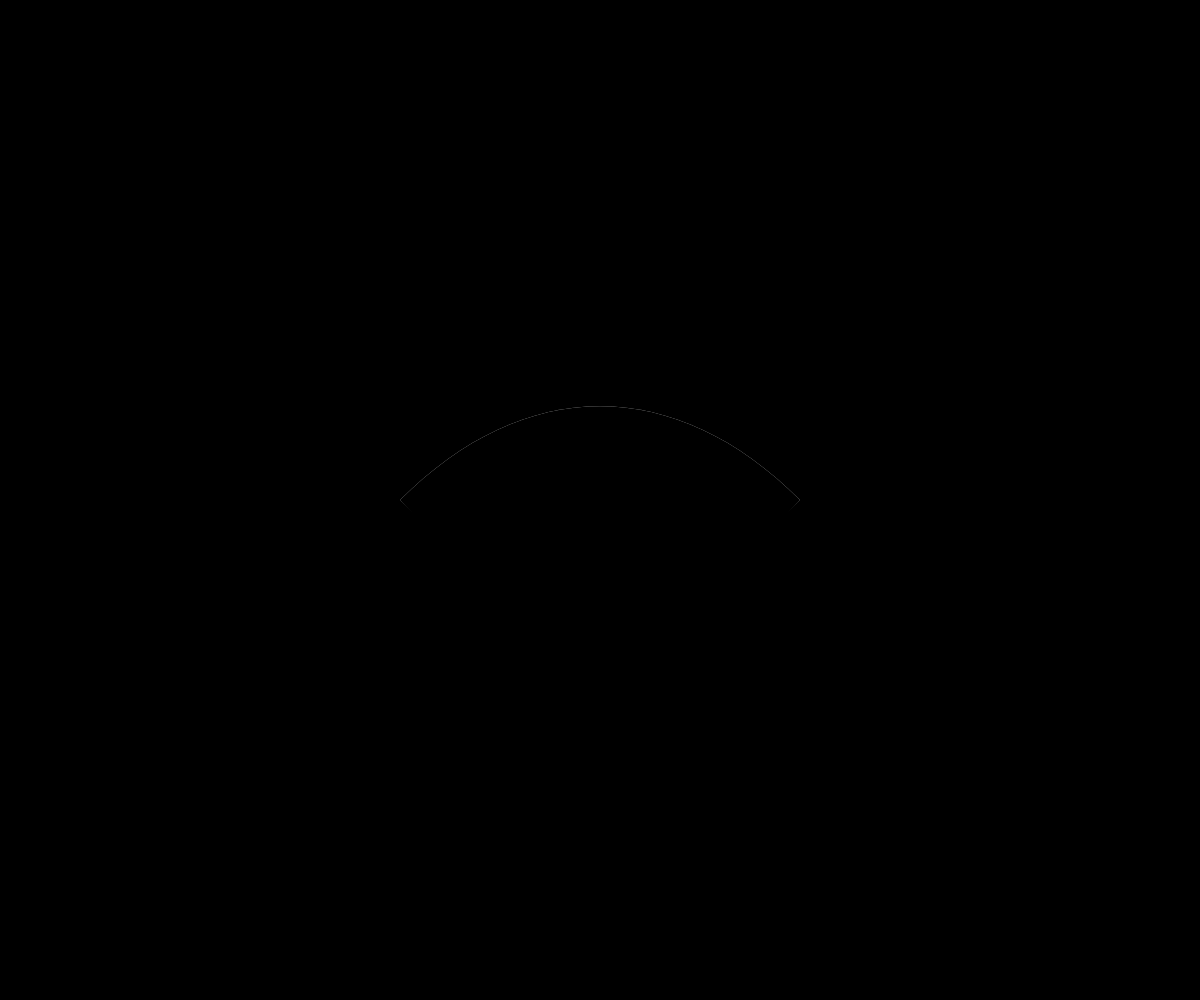
Frame 1 (no input)
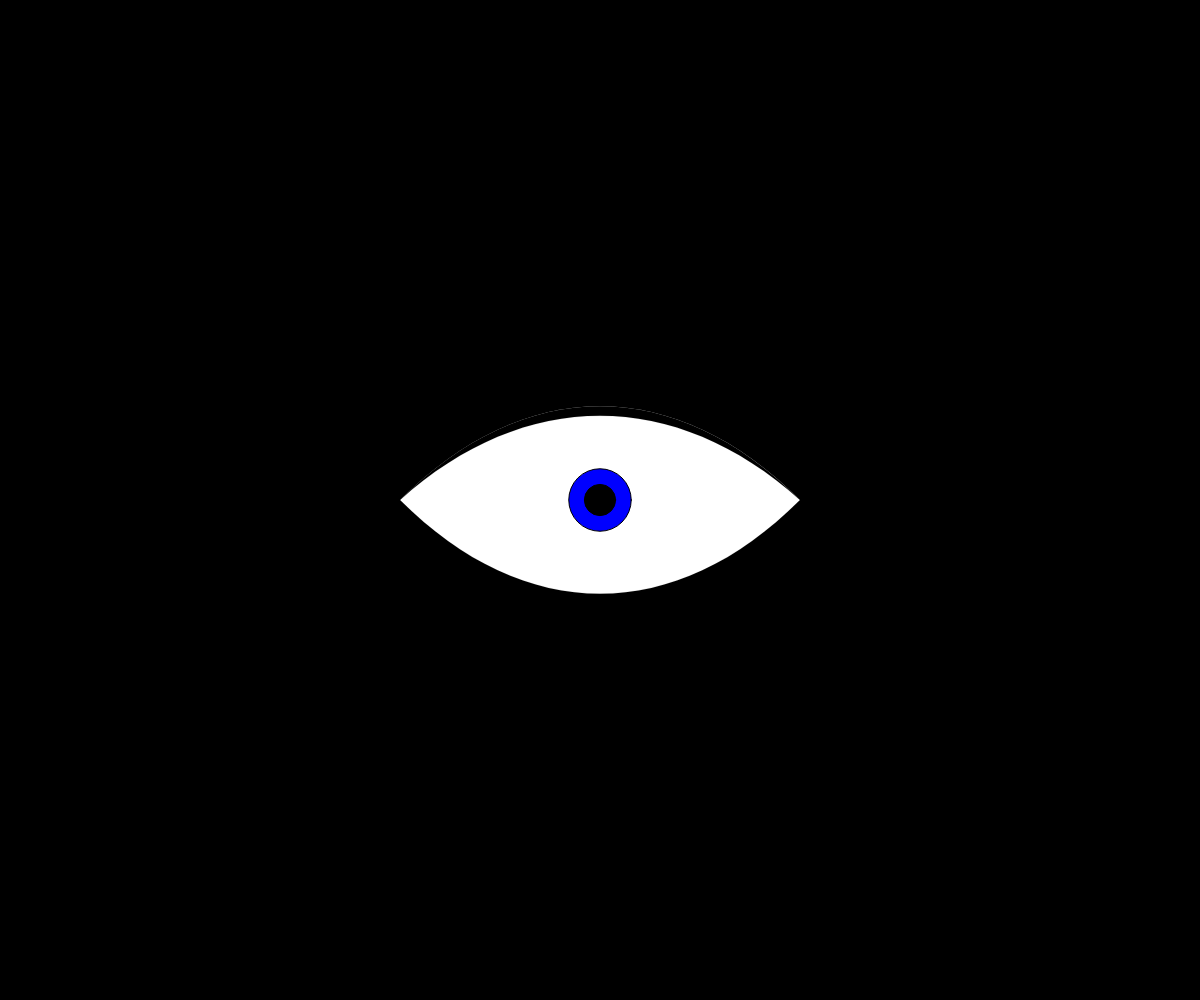
Frame 60 (no input)
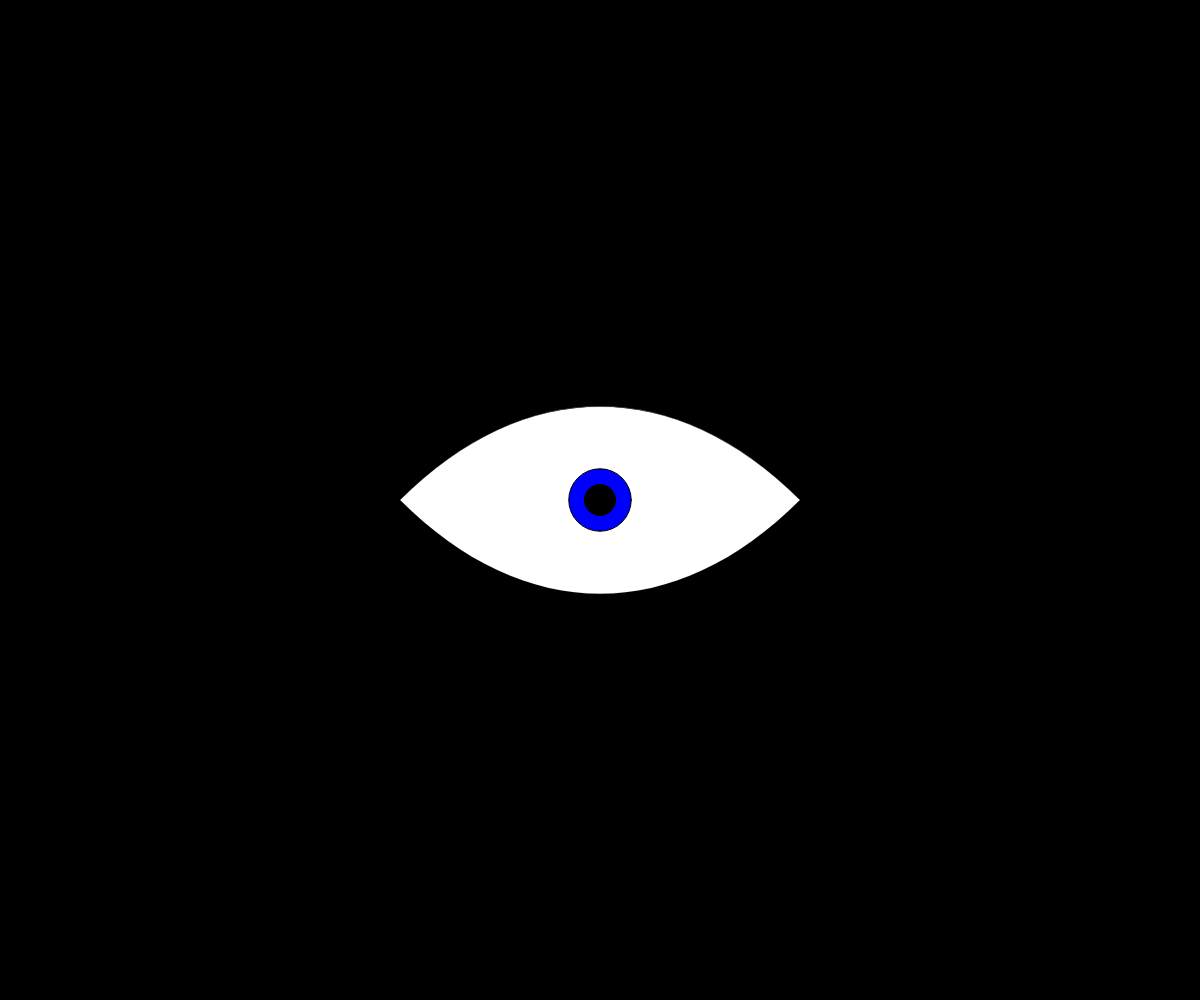
Frame 120 (the mouse pressed at the canvas centre since frame 60)

The p5.js sketch that drew these frames (run headless with seeded random() and noise() and a simulated clock; from frame 60 on, the mouse is pressed at the canvas centre):

// p5.js sketch
// ── sketch.js
let blink = 3;
let fadeOut = 0;
let canvasWidth, canvasHeight;
let eyeX, eyeY, eyeW, eyeH;
let irisX, irisX2, irisY, irisY2, irisSize, pupilSize;
let string1 = "Les Cyclopes";
let currentCharacter1 = 0;
let fadeIn = 0;

function eye(x, y, w, h, lid) {
  push();
  translate(x, y);
  scale(w * 0.1, h * 0.1);
  strokeWeight(1 / w);
  beginShape();
  vertex(-4, 0);
  bezierVertex(-1.5, -2.5, 1.5, -2.5, 4, 0);
  bezierVertex(1.5, lid, -1.5, lid, -4, 0);
  endShape(CLOSE);
  pop();
}

function setup() {
  canvasWidth = windowWidth;
  canvasHeight = windowHeight;
  createCanvas(canvasWidth, canvasHeight);

  eyeH = height / 2;
  eyeW = eyeH;
  eyeX = width / 2;
  eyeY = height / 2;
  irisSize = eyeW / 8;
  pupilSize = irisSize / 2;
  irisColour = color(0, 0, 255);
}

function draw() {
  background(0);
  fill(255);
  textFont("Courier");
  let currentString1 = string1.substring(0, currentCharacter1);

  if (frameCount >= 150) {
    textAlign(CENTER);
    textSize(height / 20);
    currentCharacter1 += random(0, 0.2);

    text(
      currentString1,
      width / 2,
      height / 1.33
    );

    fill(fadeOut);
    text("↓", width / 2, height / 1.1);
  }

  if (frameCount >= 300) {
    fadeOut++;
  }

  blink = lerp(blink, -2.5, 0.05);

  if (blink > -2.49) {
    irisX = width / 2;
    irisY = height / 2;
  }

  irisX2 = map(
    mouseX,
    0,
    width,
    eyeX - eyeW / 6 + irisSize / 2,
    eyeX + eyeW / 6 - irisSize / 2
  );

  irisY2 = map(
    mouseY,
    0,
    height,
    eyeY - eyeH / 6 + irisSize / 2,
    eyeY + eyeH / 6 - irisSize / 2
  );

  fill(255);
  eye(eyeX, eyeY, eyeW, eyeH, 2.5);
  push();
  fill(irisColour);
  ellipse(irisX, irisY, irisSize);
  fill(0);
  ellipse(irisX, irisY, pupilSize);
  pop();
  fill(0);
  eye(eyeX, eyeY, eyeW, eyeH, blink);

  irisX = lerp(irisX, irisX2, 0.05);
  irisY = lerp(irisY, irisY2, 0.05);
}
